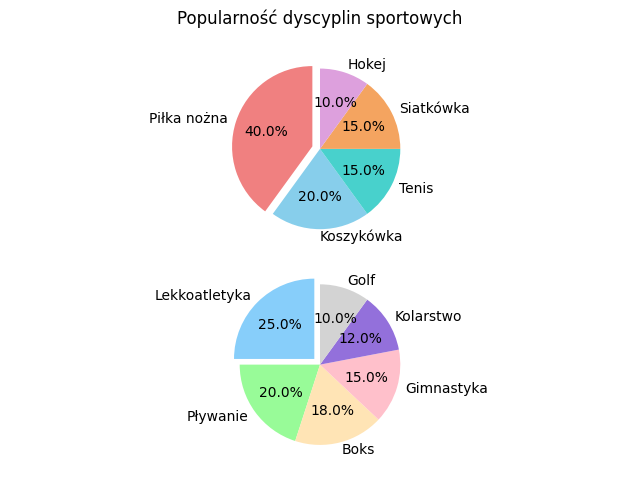

Write the Python code that produced this figure.
import matplotlib.pyplot as plt
import numpy as np
import pandas as pd

x1 = [40,20,15,15,10]
x2 = [25,20,18,15,12,10]
c1 = ['lightcoral','skyblue','mediumturquoise','sandybrown','plum']
c2 = ['lightskyblue','palegreen','moccasin','pink','mediumpurple','lightgray']
labels1 = ['Piłka nożna','Koszykówka','Tenis','Siatkówka','Hokej']
labels2 = ['Lekkoatletyka','Pływanie','Boks','Gimnastyka','Kolarstwo','Golf']
explode1 = (0.1, 0, 0, 0, 0)
explode2 = (0.1,0,0,0,0,0)
plt.axis('equal')
fig, ax = plt.subplots(2,1)
ax[0].pie(x1, explode=explode1, labels=labels1, colors=c1, autopct='%1.1f%%', startangle=90)
ax[1].pie(x2, explode=explode2, labels=labels2, colors=c2, autopct='%1.1f%%', startangle=90)
fig.suptitle('Popularność dyscyplin sportowych')
fig.tight_layout()
plt.savefig('zad1.png', format='png')
plt.show()